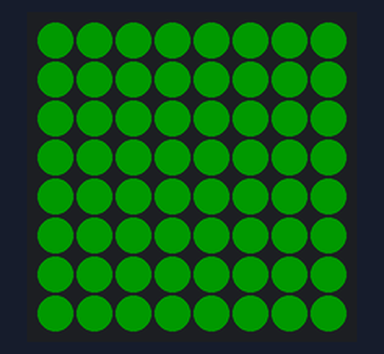
Simulated run of this program. Board: Raspberry Pi (BCM pin numbers) with a Sense HAT. Parts: the Sense HAT's 8×8 RGB LED matrix. Dim RGB values are drawn brighter than linear; what the program prints to the terminal is not drawn.

Above: at 14.1 s.

The program:

green-range-hat.py
```python
from sense_hat import SenseHat
from random import randint
from time import sleep

sense = SenseHat()
sense.set_rotation(180)
sense.clear()
sense.low_light = True
pixel_list = sense.get_pixels()
while True:
	for index in range(1,20,1):
		print("showing G value of ", index)
		sense.clear([0,index,0])
		sleep(.5)
	for index in range(20,1,-1):
		print("showing G value of ", index)
		sense.clear([0,index,0])
		sleep(.5)


for index in range(0,64):
	pixel_list[index][1] = 133 - index * 1

sense.set_pixels(pixel_list)

sleep(2)

for index in range(0,64):
	pixel_list[index][1] = 65 - index * 1

sense.set_pixels(pixel_list)
sleep(2)
```

Measured:
- what the display in image 0 shows lasts 2.0 s, from 14.1 s to 16.1 s
